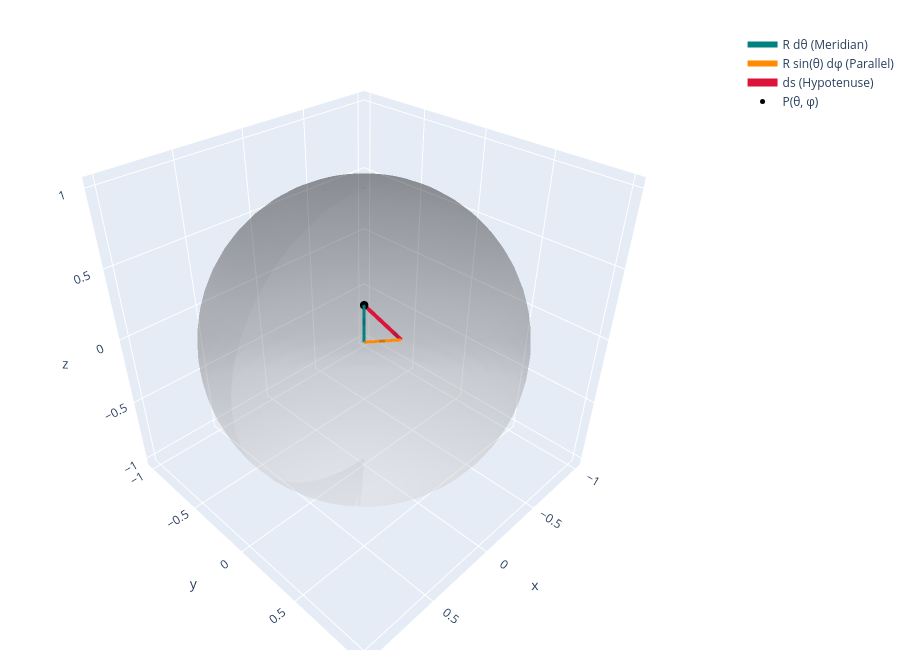

The notebook cell saved with this chart:
### Code cell
# Install if not already present:
# !{sys.executable} -m pip install plotly

import numpy as np
import plotly.graph_objects as go

R = 1.0
theta_0, phi_0 = np.pi / 4, np.pi / 4
d_theta, d_phi = 0.18, 0.22

# Sphere wireframe surface
theta_grid, phi_grid = np.mgrid[0:np.pi:30j, 0:2*np.pi:60j]
x_s = R * np.sin(theta_grid) * np.cos(phi_grid)
y_s = R * np.sin(theta_grid) * np.sin(phi_grid)
z_s = R * np.cos(theta_grid)

# Key points
P0 = [R * np.sin(theta_0) * np.cos(phi_0),
      R * np.sin(theta_0) * np.sin(phi_0),
      R * np.cos(theta_0)]
P_theta = [R * np.sin(theta_0 + d_theta) * np.cos(phi_0),
           R * np.sin(theta_0 + d_theta) * np.sin(phi_0),
           R * np.cos(theta_0 + d_theta)]
P_final = [R * np.sin(theta_0 + d_theta) * np.cos(phi_0 + d_phi),
           R * np.sin(theta_0 + d_theta) * np.sin(phi_0 + d_phi),
           R * np.cos(theta_0 + d_theta)]

fig = go.Figure()

# 1. Sphere Surface
fig.add_trace(go.Surface(x=x_s, y=y_s, z=z_s, opacity=0.25, showscale=False, colorscale='Greys'))

# 2. Vector legs & ds Hypotenuse
fig.add_trace(go.Scatter3d(x=[P0[0], P_theta[0]], y=[P0[1], P_theta[1]], z=[P0[2], P_theta[2]],
                           mode='lines', line=dict(color='teal', width=6), name='R dθ (Meridian)'))
fig.add_trace(go.Scatter3d(x=[P_theta[0], P_final[0]], y=[P_theta[1], P_final[1]], z=[P_theta[2], P_final[2]],
                           mode='lines', line=dict(color='darkorange', width=6), name='R sin(θ) dφ (Parallel)'))
fig.add_trace(go.Scatter3d(x=[P0[0], P_final[0]], y=[P0[1], P_final[1]], z=[P0[2], P_final[2]],
                           mode='lines', line=dict(color='crimson', width=8), name='ds (Hypotenuse)'))

# 3. Base Point
fig.add_trace(go.Scatter3d(x=[P0[0]], y=[P0[1]], z=[P0[2]],
                           mode='markers', marker=dict(size=5, color='black'), name='P(θ, φ)'))

fig.update_layout(scene=dict(aspectmode='cube'), margin=dict(l=0, r=0, b=0, t=30), height=650)
fig.show()

### Figure 1 — Plotly figure (JSON) as saved in the notebook; plotly's stock layout.template omitted (floating-point values rounded to 4 significant figures; data arrays with more than 128 entries replaced by an {"elided": "..."} marker saying what was removed)
{"data": [{"colorscale": [[0, "rgb(255,255,255)"], [0.125, "rgb(240,240,240)"], [0.25, "rgb(217,217,217)"], [0.375, "rgb(189,189,189)"], [0.5, "rgb(150,150,150)"], [0.625, "rgb(115,115,115)"], [0.75, "rgb(82,82,82)"], [0.875, "rgb(37,37,37)"], [1, "rgb(0,0,0)"]], "opacity": 0.25, "showscale": false, "type": "surface", "x": {"elided": "30x60 float values"}, "y": {"elided": "30x60 float values"}, "z": {"elided": "30x60 float values"}}, {"line": {"color": "teal", "width": 6}, "mode": "lines", "name": "R dθ (Meridian)", "type": "scatter3d", "x": [0.5, 0.5814], "y": [0.5, 0.5814], "z": [0.7071, 0.5691]}, {"line": {"color": "darkorange", "width": 6}, "mode": "lines", "name": "R sin(θ) dφ (Parallel)", "type": "scatter3d", "x": [0.5814, 0.4405], "y": [0.5814, 0.6943], "z": [0.5691, 0.5691]}, {"line": {"color": "crimson", "width": 8}, "mode": "lines", "name": "ds (Hypotenuse)", "type": "scatter3d", "x": [0.5, 0.4405], "y": [0.5, 0.6943], "z": [0.7071, 0.5691]}, {"marker": {"color": "black", "size": 5}, "mode": "markers", "name": "P(θ, φ)", "type": "scatter3d", "x": [0.5], "y": [0.5], "z": [0.7071]}], "layout": {"height": 650, "margin": {"b": 0, "l": 0, "r": 0, "t": 30}, "scene": {"aspectmode": "cube"}}}
